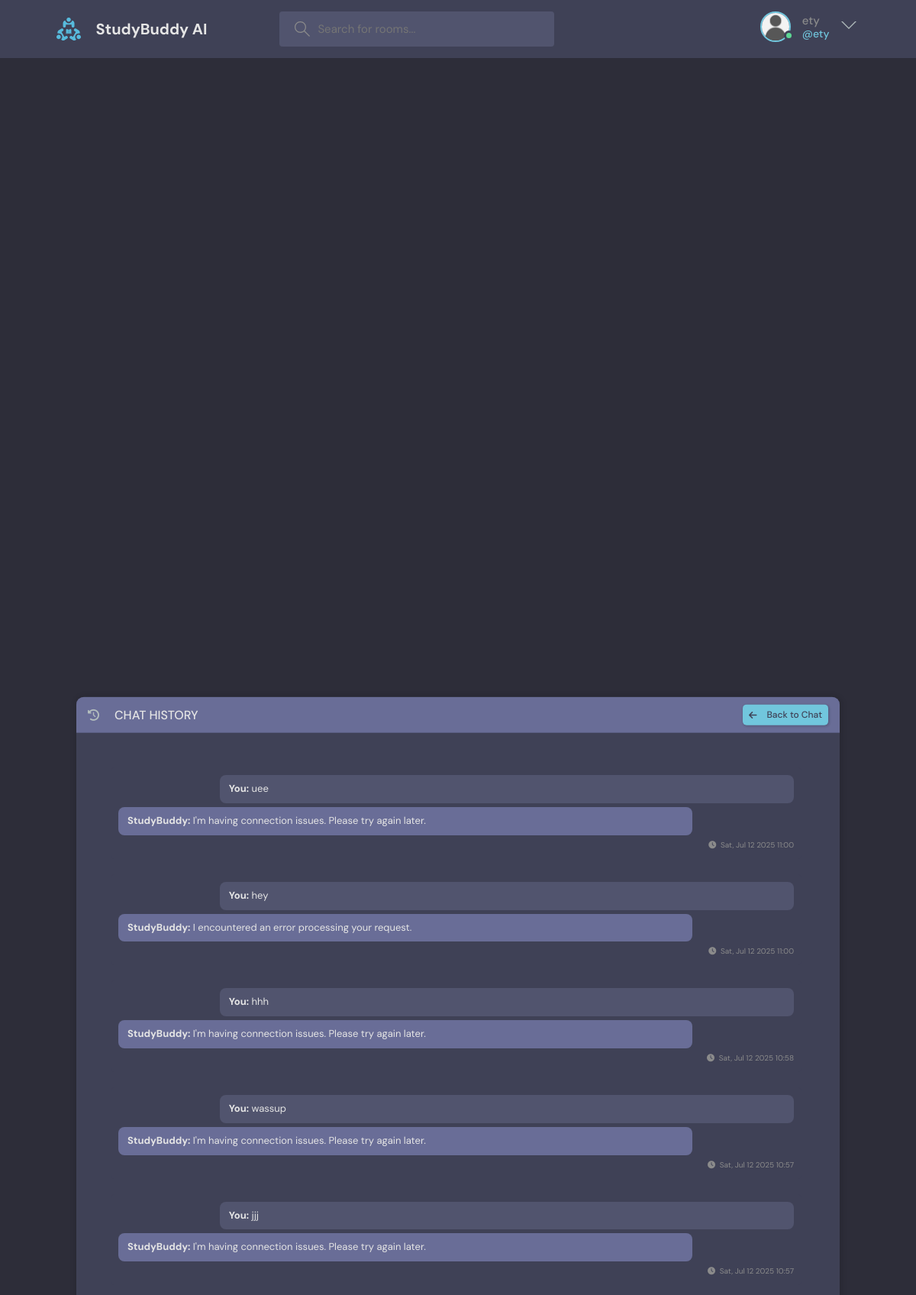
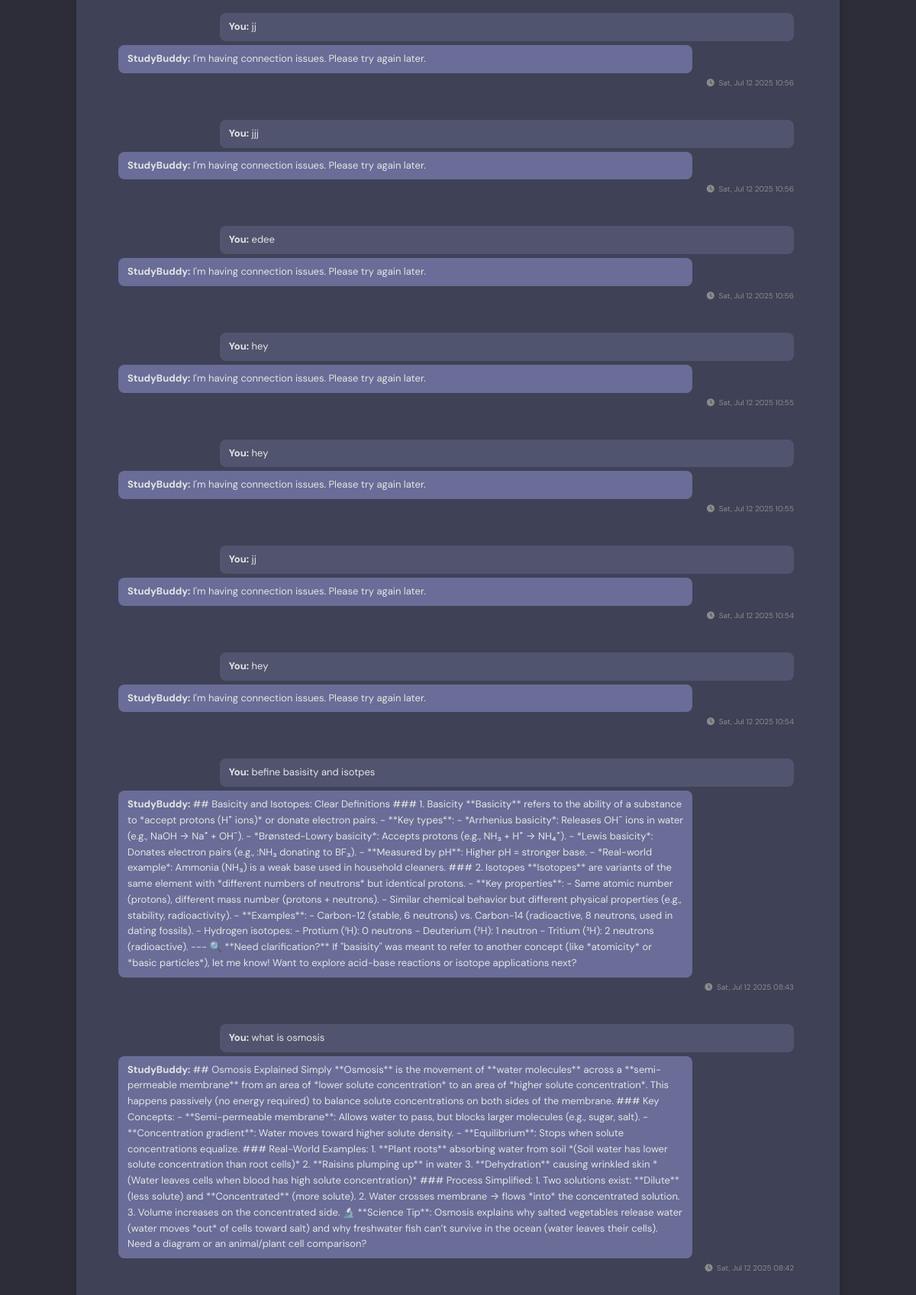
The page /chat/history/ (signed in, upper part) on the database its author committed (2 pictures, top to bottom).
### base/models.py (models this page shows, shortened)
class Profile(models.Model):
    user = models.OneToOneField(User, on_delete=models.CASCADE)
    profile_pic = models.ImageField(upload_to='profile_images/', null=True, blank=True)
    about = models.TextField(null=True, blank=True)

### chatbot/models.py (models this page shows, shortened)
class ChatMessage(models.Model):
    user = models.ForeignKey(User, on_delete=models.CASCADE)
    session_id = models.CharField(max_length=255)
    user_message = models.TextField()
    ai_response = models.TextField()
    timestamp = models.DateTimeField(auto_now_add=True)
    class Meta:
        ordering = ['-timestamp']

### chatbot/views.py (the view)
# urls.py: path('history/', chat_history, name='chat_history'),
@login_required
def chat_history(request):
    messages = ChatMessage.objects.filter(user=request.user).order_by('-timestamp')
    return render(request, "chatbot/history.html", {"messages": messages})

### chatbot/templates/chatbot/history.html (shortened to what this page needs)
{% extends 'chatbot/base.html' %}
{% load static %}
{% block content %}
<link rel="stylesheet" href="{% static 'styles/style.css' %}">
<link rel="stylesheet" href="https://cdnjs.cloudflare.com/ajax/libs/font-awesome/6.5.0/css/all.min.css">
<div class="layout">
  <div class="container">
    <div class="layout__box" style="width: 90vw; max-width: 100rem; margin: 0 auto; min-height: 60vh;">
      <div class="layout__boxHeader" style="padding: 1rem 1.5rem; display: flex; justify-content: space-between; align-items: center;">
        <div class="layout__boxTitle" style="display: flex; align-items: center;">
          <i class="fas fa-clock-rotate-left" style="margin-right: 0.5rem;"></i>
          <h3 style="font-size: 1.6rem;">Chat History</h3>
        </div>
        <a href="{% url 'chatbot:chat_page' %}" class="btn btn--main" style="padding: 0.4rem 0.8rem; font-size: 1.2rem; border-radius: 0.5rem;">
          <i class="fas fa-arrow-left" style="margin-right: 0.3rem;"></i> Back to Chat
        </a>
      </div>
      <div class="layout__body" style="padding: 1.5rem;">
        {% if messages %}
          <div class="scroll" style="max-height: 60vh; overflow-y: auto; padding-right: 0.5rem;">
            {% for chat in messages %}
              <div style="margin-bottom: 2rem; padding: 1rem; background: var(--color-dark); border-radius: 0.5rem;">
                <div class="message user-message">
                  <strong>You:</strong> {{ chat.user_message }}
                </div>
                <div class="message bot-message">
                  <strong>StudyBuddy:</strong> {{ chat.ai_response }}
                </div>
                <p class="message-meta">
                  <i class="fas fa-clock" style="margin-right: 0.3rem;"></i>
                  {{ chat.timestamp|date:"D, M d Y H:i" }}
                </p>
              </div>
            {% endfor %}
          </div>
        {% else %}
          <div style="text-align: center; padding: 2rem;">
            <i class="fas fa-comment-slash" style="font-size: 3rem; color: var(--color-gray); margin-bottom: 1rem;"></i>
            <p style="font-size: 1.2rem;">No chat history found</p>
          </div>
        {% endif %}
      </div>
    </div>
  </div>
</div>
{% endblock %}

### chatbot/templates/chatbot/base.html (shortened to what this page needs)
{% load static %}
<!DOCTYPE html>
<html lang="en">
<head>
    <link rel="stylesheet" href="{% static 'styles/style.css' %}" />
    <link rel="stylesheet" href="https://cdnjs.cloudflare.com/ajax/libs/font-awesome/6.5.0/css/all.min.css" />
</head>
<body>
<header class="header header--loggedIn">
  <div class="container">
    <a href="{% url 'home' %}" class="header__logo">
      <img src="{% static 'images/logo.svg' %}" />
      <h1>StudyBuddy AI</h1>
    </a>
    <form class="header__search" method="get" action="{% url 'home' %}">
      <label>
        <input name="q" placeholder="Search for rooms..." />
      </label>
    </form>
    <nav class="header__menu">
      {% if request.user.is_authenticated %}
      <div class="header__user">
        <a href="{% url 'update-user' %}">
          <div class="avatar avatar--medium active">
            {% if request.user.profile.profile_pic %}
              <img src="{{ request.user.profile.profile_pic.url }}" />
            {% else %}
              <img src="{% static 'images/avatar.svg' %}" />
            {% endif %}
          </div>
          <p>{{ request.user.username }} <span>@{{ request.user.username }}</span></p>
        </a>
        <button class="dropdown-button" id="dropdownButton">
          <svg xmlns="http://www.w3.org/2000/svg" width="32" height="32" viewBox="0 0 32 32">
            <path d="M16 21l-13-13h-3l16 16 16-16h-3l-13 13z"></path>
          </svg>
        </button>
      </div>
      {% endif %}
    </nav>
  </div>
</header>
<main>
    {% block content %}
    {% endblock %}
</main>
</body>
</html>

### static/styles/style.css (style rules this page uses)
:root { --color-main: #71c6dd; --color-main-light: #e1f6fb; --color-dark: #3f4156; --color-dark-medium: #51546e; --color-dark-light: #696d97; --color-light: #e5e5e5; --color-gray: #8b8b8b; --color-light-gray: #b2bdbd; --color-bg: #2d2d39; --color-success: #5dd693; --color-error: #fc4b0b; }
* { font-family: "DM Sans", -apple-system, BlinkMacSystemFont, "Segoe UI", Roboto, Oxygen, Ubuntu, Cantarell, "Open Sans", "Helvetica Neue", sans-serif; margin: 0; padding: 0; box-sizing: border-box; text-rendering: optimizeLegibility; font-size: inherit; }
html { font-size: 56.25%; }
@media only screen and (min-width: 1200px) { html { font-size: 62.5%; } }
body { line-height: 1.6; font-weight: 400; font-size: 1.5rem; color: var(--color-light-gray); background-color: var(--color-bg); min-height: 100vh; }
img { width: 100%; }
a { display: inline-block; color: var(--color-main); text-decoration: none; }
.container { max-width: 120rem; width: 90%; margin: auto; }
.btn { background-color: transparent; border: none; display: inline-flex; align-items: center; gap: 1rem; cursor: pointer; transition: all ease-in-out 0.3s; padding: 1rem 2rem; border-radius: 5px; box-shadow: 1px 1px 3px 1px rgba(0, 0, 0, 0.15); font-weight: 500; }
.btn--main { background-color: var(--color-main); color: var(--color-dark); }
.avatar { position: relative; display: inline-block; border-radius: 50%; border: 2px solid var(--color-main); }
.avatar img { display: block; border-radius: 50%; object-fit: cover; object-position: center; }
.avatar::after { content: ""; display: block; position: absolute; background-color: var(--color-gray); z-index: 111; border-radius: 50%; border: 0.3rem solid var(--color-dark); }
.avatar.active::after { background-color: var(--color-success); }
.avatar.avatar--medium img { width: 3.6rem; height: 3.6rem; border-radius: 50%; }
.avatar.avatar--medium:after { width: 0.7rem; height: 0.7rem; bottom: 0px; right: -6px; }
.header { padding: 1.5rem; background-color: var(--color-dark); }
.header > .container { display: flex; gap: 9.5rem; }
.header__logo, .header__user { display: flex; gap: 2rem; align-items: center; }
.header__logo > img { height: 3.2rem; width: 3.2rem; }
.header__logo > h1 { font-weight: 700; font-size: 2rem; color: var(--color-light); }
.header__search > label { background-color: var(--color-dark-medium); padding: 1.3rem 1rem; display: flex; align-items: center; gap: 1rem; border-radius: 4px; }
.header__search svg { fill: var(--color-gray); width: 2rem; height: 2rem; margin-left: 1rem; }
.header__search input { width: 30rem; background: transparent; border: none; outline: none; color: var(--color-light); }
.header__menu { margin-left: auto; position: relative; }
.header__menu a { display: flex; gap: 1.5rem; align-items: center; font-weight: 500; text-decoration: none; color: var(--color-gray); }
.header__menu img { height: 3.6rem; }
.header__menu p { line-height: 1.2; }
.header__menu span { color: var(--color-main); font-weight: 500; font-size: 1.4rem; display: block; }
.header__menu svg { width: 1.6rem; height: 1.6rem; fill: var(--color-dark-light); }
.dropdown-button { background: transparent; border: 0; outline: 0; cursor: pointer; }
.layout { margin-top: 2.4rem; }
.layout > .container { display: flex; justify-content: space-between; align-items: flex-start; }
.layout__box { width: 90%; max-width: 48rem; min-height: 40rem; position: absolute; top: 50%; left: 50%; transform: translate(-50%, -46%); background-color: var(--color-dark); border-radius: 1rem; box-shadow: 1px 1px 6px 3px rgba(0, 0, 0, 0.1); overflow: hidden; }
.layout__boxHeader { display: flex; padding: 1.5rem; background-color: var(--color-dark-light); }
.layout__boxTitle { display: flex; gap: 1.5rem; align-items: center; }
.layout__boxTitle h3 { text-transform: uppercase; font-weight: 500; color: var(--color-light); }
.layout__body { margin: 3rem; }
:root { --color-error: #fc4b0b; }

### chatbot/templates/chatbot/history.html (style rules this page uses)
.message { padding: 0.8rem 1.2rem; border-radius: 0.8rem; max-width: 85%; font-size: 1.3rem; margin-bottom: 0.5rem; word-wrap: break-word; }
.user-message { background: var(--color-dark-medium); color: var(--color-light); margin-left: auto; }
.bot-message { background: var(--color-dark-light); color: var(--color-light); margin-right: auto; }
.message-meta { font-size: 1rem; color: var(--color-gray); margin-top: 0.5rem; text-align: right; }

### rows shown on the page
ChatMessage: user_message "uee", ai_response "I'm having connection issues. Please try again later.", timestamp "Sat, Jul 12 2025 11:00"
ChatMessage: user_message "hey", ai_response "I encountered an error processing your request.", timestamp "Sat, Jul 12 2025 11:00"
ChatMessage: user_message "hhh", ai_response "I'm having connection issues. Please try again later.", timestamp "Sat, Jul 12 2025 10:58"
ChatMessage: user_message "wassup", ai_response "I'm having connection issues. Please try again later.", timestamp "Sat, Jul 12 2025 10:57"
ChatMessage: user_message "jjj", ai_response "I'm having connection issues. Please try again later.", timestamp "Sat, Jul 12 2025 10:57"
ChatMessage: user_message "jj", ai_response "I'm having connection issues. Please try again later.", timestamp "Sat, Jul 12 2025 10:56"
ChatMessage: user_message "jjj", ai_response "I'm having connection issues. Please try again later.", timestamp "Sat, Jul 12 2025 10:56"
ChatMessage: user_message "edee", ai_response "I'm having connection issues. Please try again later.", timestamp "Sat, Jul 12 2025 10:56"
ChatMessage: user_message "hey", ai_response "I'm having connection issues. Please try again later.", timestamp "Sat, Jul 12 2025 10:55"
ChatMessage: user_message "hey", ai_response "I'm having connection issues. Please try again later.", timestamp "Sat, Jul 12 2025 10:55"
ChatMessage: user_message "jj", ai_response "I'm having connection issues. Please try again later.", timestamp "Sat, Jul 12 2025 10:54"
ChatMessage: user_message "hey", ai_response "I'm having connection issues. Please try again later.", timestamp "Sat, Jul 12 2025 10:54"
ChatMessage: user_message "befine basisity and isotpes", ai_response "## Basicity and Isotopes: Clear Definitions ### 1. Basicity **Basicity** refers to the ability of a substance to *accept protons (H⁺ ions)* or donate electron pairs. - **Key types**: - *Arrhenius basicity*: Releases OH⁻ ions in water (e.g., NaOH → Na⁺ + OH⁻). - *Brønsted-Lowry basicity*: Accepts protons (e.g., NH₃ + H⁺ → NH₄⁺). - *Lewis basicity*: Donates electron pairs (e.g., :NH₃ donating to BF₃). - **Measured by pH**: Higher pH = stronger base. - *Real-world example*: Ammonia (NH₃) is a weak base used in household cleaners. ### 2. Isotopes **Isotopes** are variants of the same element with *different numbers of neutrons* but identical protons. - **Key properties**: - Same atomic number…", timestamp "Sat, Jul 12 2025 08:43"
ChatMessage: user_message "what is osmosis", ai_response "## Osmosis Explained Simply **Osmosis** is the movement of **water molecules** across a **semi-permeable membrane** from an area of *lower solute concentration* to an area of *higher solute concentration*. This happens passively (no energy required) to balance solute concentrations on both sides of the membrane. ### Key Concepts: - **Semi-permeable membrane**: Allows water to pass, but blocks larger molecules (e.g., sugar, salt). - **Concentration gradient**: Water moves toward higher solute density. - **Equilibrium**: Stops when solute concentrations equalize. ### Real-World Examples: 1. **Plant roots** absorbing water from soil *(Soil water has lower solute concentration than root cells)*…", timestamp "Sat, Jul 12 2025 08:42"

### other values the page prints
{{ request.user.username }} "ety"
